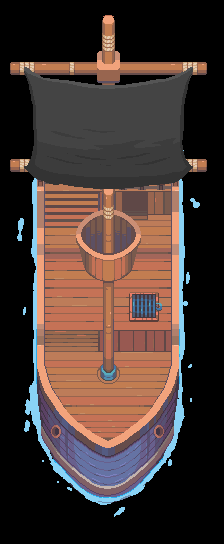

The image is a tile-based game level rendered from a .tmx file. Its description and complete source (layers, tilesets, objects, tile grids) follow:
An orthogonal 7x17 tile map with 32x32 px tiles, 2 tile layers (moving, idle), 2 tilesets and 2 objects.

<map version="1.10" tiledversion="1.12.1" orientation="orthogonal" renderorder="right-down" width="7" height="17" tilewidth="32" tileheight="32" infinite="0" nextlayerid="5" nextobjectid="5">
 <tileset firstgid="1" source="../maps/themes/Sea Adventures/props/animated/ship/ship-animations - down-sailing-baked.tsx" />
 <tileset firstgid="7601" source="../maps/themes/Sea Adventures/props/animated/ship/ship-animations - down-idle-baked.tsx" />
 <layer id="1" name="moving" width="7" height="17">
  <data encoding="csv">
292,293,294,295,296,297,298,
387,388,389,390,391,392,393,
482,483,484,485,486,487,488,
577,578,579,580,581,582,583,
672,673,674,675,676,677,678,
767,768,769,770,771,772,773,
862,863,864,865,866,867,868,
957,958,959,960,961,962,963,
1052,1053,1054,1055,1056,1057,1058,
1147,1148,1149,1150,1151,1152,1153,
1242,1243,1244,1245,1246,1247,1248,
1337,1338,1339,1340,1341,1342,1343,
1432,1433,1434,1435,1436,1437,1438,
1527,1528,1529,1530,1531,1532,1533,
1622,1623,1624,1625,1626,1627,1628,
1717,1718,1719,1720,1721,1722,1723,
1812,1813,1814,1815,1816,1817,1818
</data>
 </layer>
 <layer id="2" name="idle" width="7" height="17">
  <data encoding="csv">
7835,7836,7837,7838,7839,7840,7841,
7911,7912,7913,7914,7915,7916,7917,
7987,7988,7989,7990,7991,7992,7993,
8063,8064,8065,8066,8067,8068,8069,
8139,8140,8141,8142,8143,8144,8145,
8215,8216,8217,8218,8219,8220,8221,
8291,8292,8293,8294,8295,8296,8297,
8367,8368,8369,8370,8371,8372,8373,
8443,8444,8445,8446,8447,8448,8449,
8519,8520,8521,8522,8523,8524,8525,
8595,8596,8597,8598,8599,8600,8601,
8671,8672,8673,8674,8675,8676,8677,
8747,8748,8749,8750,8751,8752,8753,
8823,8824,8825,8826,8827,8828,8829,
8899,8900,8901,8902,8903,8904,8905,
8975,8976,8977,8978,8979,8980,8981,
0,0,0,0,0,0,0
</data>
 </layer>
 <objectgroup id="3" name="boat-hitbox">
  <object id="3" x="41.4404" y="137.507" width="127.147" height="304.211" />
 </objectgroup>
 <objectgroup id="4" name="helm">
  <object id="4" x="97.3333" y="151" width="25.6667" height="22.3333" />
 </objectgroup>
</map>
